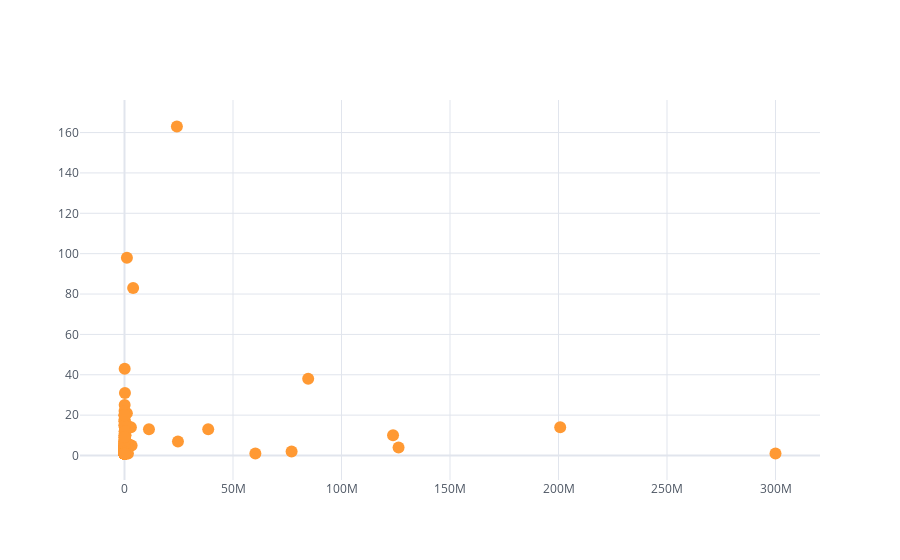

The cell this chart's notebook holds for it:
### Code cell
clientes_merge.iplot(kind = "scatter", mode = "markers", x = "Facturación", y = "Pedidos"
                    )

### Figure 1 — Plotly figure (JSON) as saved in the notebook; plotly's stock layout.template omitted (floating-point values rounded to 4 significant figures; data arrays with more than 128 entries replaced by an {"elided": "..."} marker saying what was removed)
{"data": [{"line": {"color": "rgba(255, 153, 51, 1.0)", "dash": "solid", "shape": "linear", "width": 1.3}, "marker": {"size": 12, "symbol": "circle"}, "mode": "markers", "name": "Pedidos", "text": "", "type": "scatter", "x": {"elided": "456 float values"}, "y": {"elided": "456 int values"}}], "layout": {"legend": {"bgcolor": "#FFFFFF", "font": {"color": "#4D5663"}}, "paper_bgcolor": "#FFFFFF", "plot_bgcolor": "#FFFFFF", "title": {"font": {"color": "#4D5663"}}, "xaxis": {"gridcolor": "#E1E5ED", "showgrid": true, "tickfont": {"color": "#4D5663"}, "title": {"font": {"color": "#4D5663"}, "text": ""}, "zerolinecolor": "#E1E5ED"}, "yaxis": {"gridcolor": "#E1E5ED", "showgrid": true, "tickfont": {"color": "#4D5663"}, "title": {"font": {"color": "#4D5663"}, "text": ""}, "zerolinecolor": "#E1E5ED"}}}
